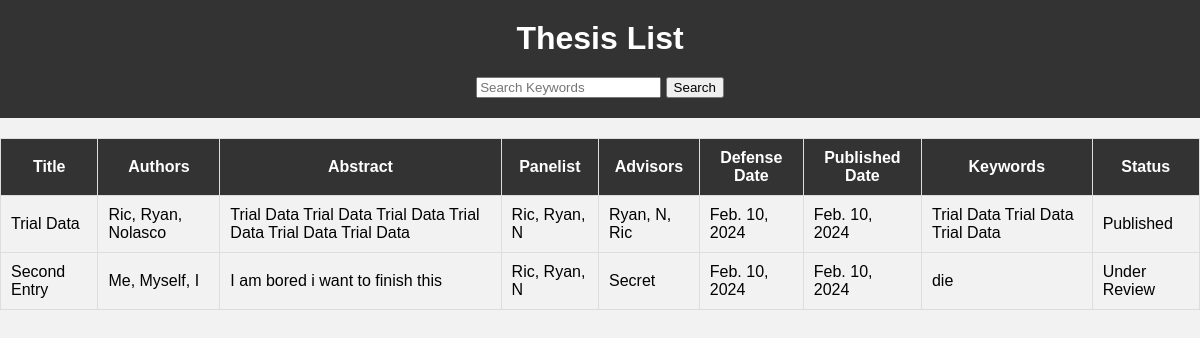
Before: / with the older database file.
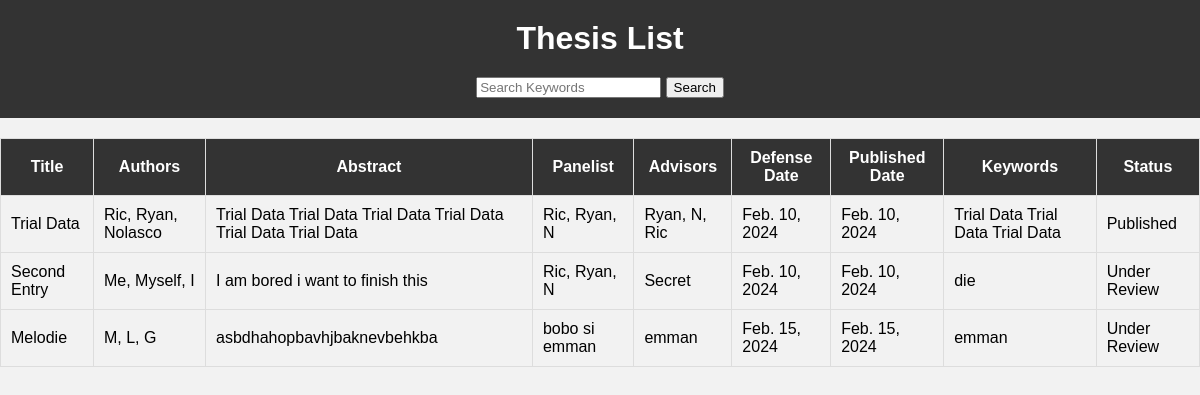
After: the same page with the newer database file.
### content/models.py (models this page shows, shortened)
class Thesis(models.Model):
    title = models.CharField(max_length=255)
    authors = models.CharField(max_length=100)
    abstract = models.TextField()
    panelist = models.CharField(max_length=100)
    advisors = models.CharField(max_length=255)
    defense_date = models.DateField()
    published_date = models.DateField()
    keywords = models.CharField(max_length=255)
    status = models.CharField(
        max_length=2,
        choices= [
            ("RJ", "Rejected"),
            ("PB", "Published"),
            ("UR", "Under Review"),
        ],
        default="UR"
    )

### content/views.py (the view)
# urls.py: path('', views.show_thesis),
def show_thesis(request):
    theses = Thesis.objects.all()
    return render(request, 'list.html', {'theses': theses})

### content/templates/list.html (shortened to what this page needs)
{% load static %}
<!DOCTYPE html>
<html lang="en">
<head>
    <link rel="stylesheet" href="{% static 'css/style_list.css' %}">
</head>
<body>
    <div class="head_style">
        <h1>Thesis List</h1>
        <div class="search-container">
            <form action="{% url 'thesis_search' %}" method="get" onsubmit="return validateSearch()">
                <input type="text" name="q" placeholder="Search Keywords" value="{{ request.GET.q }}">
                <button type="submit">Search</button>
            </form>
        </div>
    </div>
    <table border="1">
        <tr>
            <th>Title</th>
            <th>Authors</th>
            <th>Abstract</th>
            <th>Panelist</th>
            <th>Advisors</th>
            <th>Defense Date</th>
            <th>Published Date</th>
            <th>Keywords</th>
            <th>Status</th>
        </tr>
        {% if theses %}
            {% for thesis in theses %}
                <tr>
                    <td>{{ thesis.title }}</td>
                    <td>{{ thesis.authors }}</td>
                    <td>{{ thesis.abstract }}</td>
                    <td>{{ thesis.panelist }}</td>
                    <td>{{ thesis.advisors }}</td>
                    <td>{{ thesis.defense_date }}</td>
                    <td>{{ thesis.published_date }}</td>
                    <td>{{ thesis.keywords }}</td>
                    <td>{{ thesis.get_status_display }}</td>
                </tr>
            {% endfor %}
        {% else %}
            <tr>
                <td colspan="9">No results found.</td>
            </tr>
        {% endif %}
    </table>
</body>
</html>

### content/static/css/style_list.css (style rules this page uses)
body { font-family: Arial, sans-serif; margin: 0; padding: 0; background-color: #f2f2f2; }
.head_style { background-color: #333; color: white; padding: 20px; text-align: center; }
h1 { margin: 0; }
.search-container { margin-top: 20px; text-align: center; }
table { width: 100%; border-collapse: collapse; margin-top: 20px; }
th, td { padding: 10px; border: 1px solid #ddd; }
th { background-color: #333; color: white; }
tr:nth-child(even) { background-color: #f2f2f2; }

Changed rows visible on the page:
added Thesis: title "Melodie", authors "M, L, G", abstract "asbdhahopbavhjbaknevbehkba", panelist "bobo si emman", advisors "emman", defense_date "Feb. 15, 2024", published_date "Feb. 15, 2024", keywords "emman", status "Under Review"
